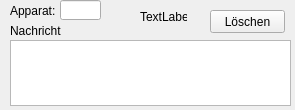
<?xml version="1.0" encoding="UTF-8"?>
<ui version="4.0">
 <class>Form</class>
 <widget class="QWidget" name="Form">
  <property name="geometry">
   <rect>
    <x>0</x>
    <y>0</y>
    <width>295</width>
    <height>110</height>
   </rect>
  </property>
  <property name="windowTitle">
   <string>Form</string>
  </property>
  <widget class="QLabel" name="label">
   <property name="geometry">
    <rect>
     <x>10</x>
     <y>0</y>
     <width>47</width>
     <height>21</height>
    </rect>
   </property>
   <property name="text">
    <string>Apparat:</string>
   </property>
  </widget>
  <widget class="QLineEdit" name="lineEdit">
   <property name="enabled">
    <bool>true</bool>
   </property>
   <property name="geometry">
    <rect>
     <x>60</x>
     <y>0</y>
     <width>41</width>
     <height>20</height>
    </rect>
   </property>
   <property name="focusPolicy">
    <enum>Qt::NoFocus</enum>
   </property>
   <property name="readOnly">
    <bool>true</bool>
   </property>
  </widget>
  <widget class="QLabel" name="label_2">
   <property name="geometry">
    <rect>
     <x>10</x>
     <y>20</y>
     <width>51</width>
     <height>21</height>
    </rect>
   </property>
   <property name="text">
    <string>Nachricht:</string>
   </property>
  </widget>
  <widget class="QTextEdit" name="textEdit">
   <property name="geometry">
    <rect>
     <x>10</x>
     <y>40</y>
     <width>281</width>
     <height>66</height>
    </rect>
   </property>
   <property name="focusPolicy">
    <enum>Qt::NoFocus</enum>
   </property>
   <property name="inputMethodHints">
    <set>Qt::ImhNone</set>
   </property>
   <property name="readOnly">
    <bool>true</bool>
   </property>
  </widget>
  <widget class="QPushButton" name="pushButton">
   <property name="geometry">
    <rect>
     <x>210</x>
     <y>10</y>
     <width>75</width>
     <height>23</height>
    </rect>
   </property>
   <property name="focusPolicy">
    <enum>Qt::NoFocus</enum>
   </property>
   <property name="text">
    <string>Löschen</string>
   </property>
  </widget>
  <widget class="QLabel" name="hidden_id">
   <property name="geometry">
    <rect>
     <x>140</x>
     <y>10</y>
     <width>47</width>
     <height>13</height>
    </rect>
   </property>
   <property name="focusPolicy">
    <enum>Qt::NoFocus</enum>
   </property>
   <property name="text">
    <string>TextLabel</string>
   </property>
  </widget>
 </widget>
 <tabstops>
  <tabstop>lineEdit</tabstop>
  <tabstop>textEdit</tabstop>
 </tabstops>
 <resources/>
 <connections/>
</ui>
